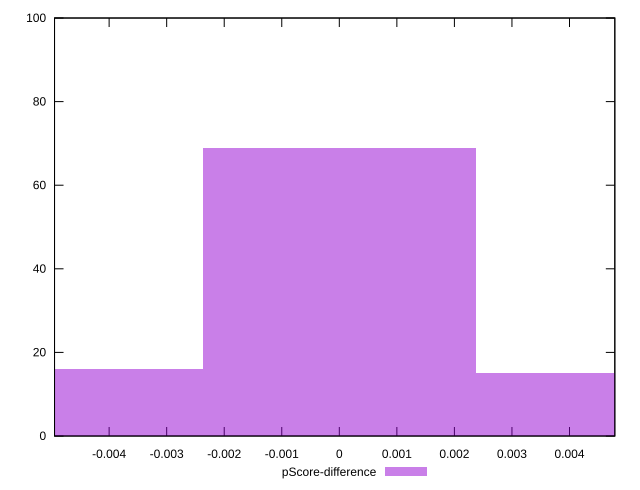

Generate this figure with gnuplot:
reset

$pScoreDifference <<EOF
0 69
-0.004753950158404831 16
0.004753950158404831 15
EOF

set key outside below
set boxwidth 0.004753950158404831
set xrange [-0.004948652812911458:0.004787611204497666]
set yrange [0:100]
set trange [0:100]
set style fill transparent solid 0.5 noborder
set terminal svg size 640, 490 enhanced background rgb 'white'
set output "report_00014_2021-02-09T15:56:05.503Z/estimated-input-latency/samples/pages+cached+noadtech+nomedia/pScore-difference/histogram.svg"

plot $pScoreDifference title "pScore-difference" with boxes

reset
